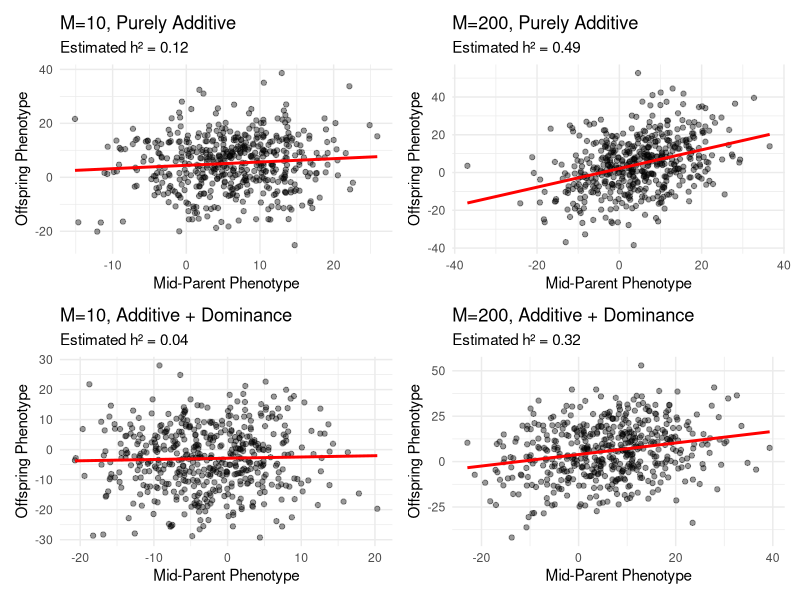

Reproduce this figure in R.
## ---- chunk 1
#| layout-ncol: 1
#| fig-cap: "Parent-offspring regression under different genetic architectures. Each point is a family. The red line is the regression slope, which estimates narrow-sense heritability (h²)."
#| echo: false

library(ggplot2)
library(dplyr)
library(purrr)
library(patchwork)

# This simulation models Y = sum(a_m * X_m + d_m * I(X_m=1)) + epsilon
run_sim <- function(n_qtl, sd_d, n_families = 500, sd_a = 1, sd_e = 10) {
    # 1. Simulate QTL effects
    a_effects <- rnorm(n_qtl, 0, sd_a)
    d_effects <- rnorm(n_qtl, 0, sd_d)

    # 2. Simulate parental genotypes
    p1_geno <- matrix(rbinom(n_families * n_qtl, 2, 0.5), nrow = n_families)
    p2_geno <- matrix(rbinom(n_families * n_qtl, 2, 0.5), nrow = n_families)

    # 3. Simulate offspring genotypes
    offspring_geno <- matrix(0, nrow = n_families, ncol = n_qtl)
    for (i in 1:n_qtl) {
        p1_alleles <- rbinom(n_families, 1, p1_geno[, i] / 2)
        p2_alleles <- rbinom(n_families, 1, p2_geno[, i] / 2)
        offspring_geno[, i] <- p1_alleles + p2_alleles
    }

    # 4. Calculate genetic values (G)
    calc_g <- function(geno) {
        g_a <- geno %*% a_effects
        g_d <- (geno == 1) %*% d_effects
        return(g_a + g_d)
    }
    g_p1 <- calc_g(p1_geno)
    g_p2 <- calc_g(p2_geno)
    g_offspring <- calc_g(offspring_geno)

    # 5. Calculate phenotypes (P = G + E)
    p_p1 <- g_p1 + rnorm(n_families, 0, sd_e)
    p_p2 <- g_p2 + rnorm(n_families, 0, sd_e)
    p_offspring <- g_offspring + rnorm(n_families, 0, sd_e)

    # 6. Parent-offspring regression
    mid_parent_phenotype <- (p_p1 + p_p2) / 2
    fit <- lm(p_offspring ~ mid_parent_phenotype)
    est_h2 <- coef(fit)[2]

    # 7. Return data for plotting
    tibble(
        MidParent = as.vector(mid_parent_phenotype),
        Offspring = as.vector(p_offspring),
        est_h2 = est_h2,
        n_qtl = n_qtl,
        sd_d = sd_d
    )
}

# Define parameter scenarios
params <- expand.grid(
    n_qtl = c(10, 200), # Oligogenic vs. Polygenic
    sd_d = c(0, 1) # Additive vs. Dominance
)

# Run simulations
sim_results <- pmap_dfr(params, run_sim)

# Create individual plots for each scenario
plots <- sim_results %>%
    group_by(n_qtl, sd_d) %>%
    do(
        plot = ggplot(., aes(x = MidParent, y = Offspring)) +
            geom_point(alpha = 0.4) +
            geom_smooth(method = "lm", se = FALSE, color = "red") +
            labs(
                title = paste0(
                    "M=", .$n_qtl[[1]], ", ",
                    if (.$sd_d[[1]] > 0) "Additive + Dominance" else "Purely Additive"
                ),
                subtitle = paste0("Estimated h² = ", round(.$est_h2[[1]], 2)),
                x = "Mid-Parent Phenotype",
                y = "Offspring Phenotype"
            ) +
            theme_minimal()
    ) %>%
    pull(plot)

# Arrange plots in a grid
(plots[[1]] | plots[[3]]) / (plots[[2]] | plots[[4]])
